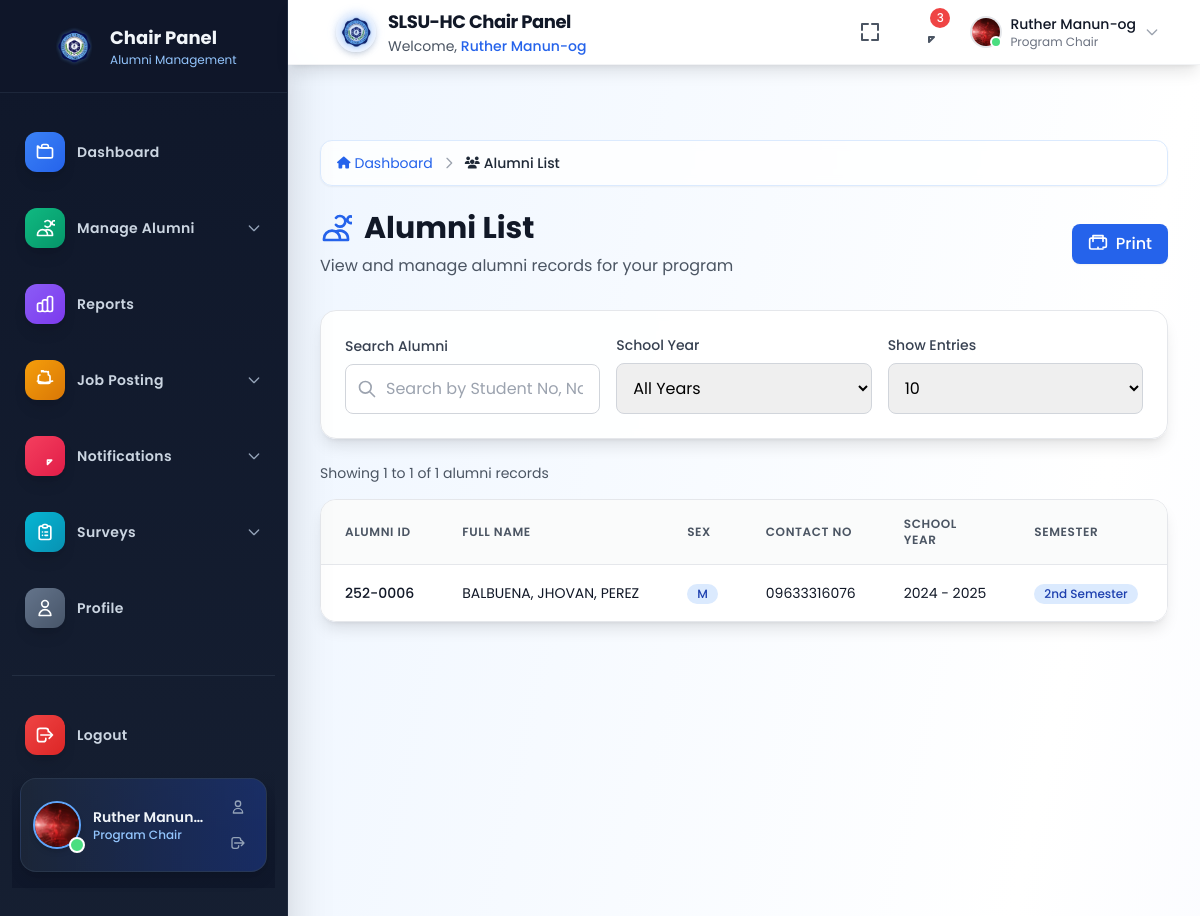
Screenshot of /program_chair/alumni_list.php (signed in) with the database file from the repository.
### tables this page shows
CREATE TABLE `students` (
  `StudentNo` varchar(20) NOT NULL,
  `LastName` varchar(45) DEFAULT NULL,
  `FirstName` varchar(45) DEFAULT NULL,
  `MiddleName` varchar(45) DEFAULT NULL,
  `Sex` varchar(5) DEFAULT NULL,
  `Course` varchar(45) DEFAULT NULL,
  `StudentYear` varchar(5) DEFAULT NULL,
  `Section` varchar(5) DEFAULT NULL,
  `BirthDate` varchar(45) DEFAULT NULL,
  `BirthPlace` text DEFAULT NULL,
  `AdmissionDate` varchar(45) DEFAULT NULL,
  `major` varchar(45) DEFAULT NULL,
  `temp_id` varchar(45) DEFAULT NULL,
  `status` varchar(45) DEFAULT NULL,
  `elem_school` varchar(100) DEFAULT NULL,
  `elem_add` varchar(100) DEFAULT NULL,
  `elem_year` varchar(5) DEFAULT NULL,
  `high_school` varchar(100) DEFAULT NULL,
  `high_add` varchar(100) DEFAULT NULL,
  `high_year` varchar(5) DEFAULT NULL,
  `col_school` varchar(100) DEFAULT NULL,
  `col_add` varchar(100) DEFAULT NULL,
  `col_year` varchar(5) DEFAULT NULL,
  `father_name` varchar(45) DEFAULT NULL,
  `father_occu` varchar(45) DEFAULT NULL,
  `mother_name` varchar(45) DEFAULT NULL,
  `mother_occu` varchar(45) DEFAULT NULL,
  `emer_name` varchar(45) DEFAULT NULL,
  `emer_relation` varchar(45) DEFAULT NULL,
  `emer_zip` varchar(45) DEFAULT NULL,
  `emer_street` varchar(45) DEFAULT NULL,
  `emer_city` varchar(45) DEFAULT NULL,
  `emer_province` varchar(45) DEFAULT NULL,
  `nationality` varchar(45) DEFAULT NULL,
  `civil_status` varchar(45) DEFAULT NULL,
  `religion` varchar(70) DEFAULT '',
  `p_no` varchar(45) DEFAULT NULL,
  `p_zip` varchar(45) DEFAULT NULL,
  `p_municipality` varchar(45) DEFAULT NULL,
  `p_street` varchar(45) DEFAULT NULL,
  `p_province` varchar(45) DEFAULT NULL,
  `remarks` text DEFAULT NULL,
  `notes` blob DEFAULT NULL,
  `bor` varchar(200) DEFAULT NULL,
  `grad` varchar(50) DEFAULT NULL,
  `pass1` varchar(25) DEFAULT NULL,
  `datelastused` datetime DEFAULT NULL,
  `pass` varchar(25) DEFAULT NULL,
  `emer_contact` varchar(12) DEFAULT NULL,
  `sendSMS` varchar(15) DEFAULT 'sent',
  `txtBlast` varchar(15) DEFAULT 'sent',
  `ContactNo` varchar(15) DEFAULT NULL,
  `inetuser` varchar(25) DEFAULT NULL,
  `inetpass` varchar(25) DEFAULT NULL,
  `entrance` int(11) NOT NULL DEFAULT 0,
  `exam_take_no` int(11) NOT NULL DEFAULT 0,
  `CExam` varchar(50) DEFAULT '',
  `POD` varchar(50) DEFAULT '',
  `FOD` varchar(50) DEFAULT '',
  `CRemarks` varchar(10) DEFAULT '',
  `PRemarks` varchar(10) DEFAULT '',
  `FRemarks` varchar(10) DEFAULT '',
  `Welcome` varchar(15) DEFAULT '',
  `latitude` varchar(20) DEFAULT '',
  `longitude` varchar(20) DEFAULT '',
  `name_ext` varchar(10) DEFAULT NULL,
  `icafe` binary(1) DEFAULT '0',
  `anual_income` int(11) DEFAULT 1,
  `Credential` varchar(150) DEFAULT '',
  `notes2` blob DEFAULT NULL,
  `notuse` int(11) DEFAULT 0 COMMENT '1-Inactive',
  `cur_num` int(11) DEFAULT 0,
  `tmpContactNo` varchar(15) DEFAULT '',
  `tmpCode` varchar(15) DEFAULT '',
  `email` varchar(100) DEFAULT NULL,
  `AcademicYear` varchar(45) DEFAULT NULL,
  `Semester` int(11) DEFAULT NULL,
  `mmaidenfname` varchar(100) DEFAULT NULL,
  `mmaidenmname` varchar(100) DEFAULT NULL,
  `mmaidenlname` varchar(100) DEFAULT NULL,
  `ffname` varchar(100) DEFAULT NULL,
  `fmname` varchar(100) DEFAULT NULL,
  `flname` varchar(100) DEFAULT NULL,
  `lrn` varchar(20) DEFAULT NULL,
  `dswd_id` varchar(30) DEFAULT NULL,
  `CardNo` varchar(50) DEFAULT '',
  `AccessGroup` varchar(15) DEFAULT '',
  `NSTPSerial` varchar(25) DEFAULT '',
  `dswdincom` varchar(50) DEFAULT '0',
  `Disability` varchar(50) DEFAULT '',
  `Picture` varchar(100) DEFAULT '',
  `NetCategory` int(11) DEFAULT 0,
  `fb_account` text DEFAULT NULL,
  `1NetCategory` int(11) DEFAULT 0,
  `ContactNoChange` int(11) DEFAULT 0,
  `ExamineeNumber` varchar(25) DEFAULT '',
  `Rebuild` int(11) DEFAULT 1,
  `ResetPassword` varchar(250) DEFAULT '',
  `Consent` int(11) DEFAULT 0,
  `DateSigned` date DEFAULT NULL,
  `ConsentMother` varchar(50) DEFAULT '',
  `ConsentFather` varchar(50) DEFAULT '',
  `ConsentGuardian` varchar(50) DEFAULT '',
  `ConsentOthers` varchar(50) DEFAULT '',
  `ConsentRelation` varchar(50) DEFAULT '',
  `AdmissionTime` varchar(15) DEFAULT '',
  `AdmittedBy` varchar(50) DEFAULT '',
  `TourHome` int(11) DEFAULT 0,
  `TourErolment` int(11) DEFAULT 0,
  `OSASEvaluatedBy` varchar(150) DEFAULT '',
  `OSASEvaluatedDate` date DEFAULT NULL,
  `OSASEvaluatedStart` varchar(15) DEFAULT '',
  `OSASEvaluatedEnd` varchar(15) DEFAULT '',
  `CompleteEForm` int(11) DEFAULT 0,
  `ElemType` varchar(20) DEFAULT '',
  `SecondaryType` varchar(20) DEFAULT '',
  `SHSType` varchar(20) DEFAULT '',
  `CollegeType` varchar(20) DEFAULT '',
  `YearLevelAdviser` int(11) DEFAULT 0,
  `bordate` date DEFAULT NULL
);

CREATE TABLE `alumni_ids` (
  `id` int(11) NOT NULL,
  `student_no` varchar(20) NOT NULL,
  `alumni_id` varchar(20) NOT NULL,
  `graduation_year` int(11) NOT NULL,
  `registration_id` varchar(50) NOT NULL,
  `created_at` timestamp NOT NULL DEFAULT current_timestamp()
);

CREATE TABLE `listgradmain` (
  `id` int(10) UNSIGNED NOT NULL,
  `SchoolYear` int(11) NOT NULL DEFAULT 0,
  `Semester` int(11) NOT NULL DEFAULT 0,
  `BORDate` date NOT NULL,
  `BORNumber` int(11) NOT NULL DEFAULT 0,
  `DateOfGraduation` date NOT NULL,
  `AddedBy` varchar(255) NOT NULL,
  `created_at` timestamp NULL DEFAULT NULL,
  `updated_at` timestamp NULL DEFAULT NULL
);

### program_chair/alumni_list.php (the view, shortened to what the rows shown need)
<?php
include 'includes/header.php';
$records_per_page = isset($_GET['entries']) ? (int)$_GET['entries'] : 10;
$page = isset($_GET['page']) ? (int)$_GET['page'] : 1;
$offset = ($page - 1) * $records_per_page;
$query = "SELECT s.StudentNo, s.LastName, s.FirstName, s.MiddleName, s.Sex, s.ContactNo, m.SchoolYear, m.Semester,
    a.alumni_id
    FROM students s
    LEFT JOIN listgradsub l ON s.StudentNo = l.StudentNo
    LEFT JOIN listgradmain m ON l.MainID = m.id
    LEFT JOIN alumni_ids a ON a.student_no = s.StudentNo
    WHERE 1=1";
$query .= " ORDER BY s.LastName ASC LIMIT :offset, :limit";
try {
    $stmt = $conn->prepare($query);
    $stmt->bindValue(':offset', $offset, PDO::PARAM_INT);
    $stmt->bindValue(':limit', $records_per_page, PDO::PARAM_INT);
    $stmt->execute();
    $result = $stmt->fetchAll(PDO::FETCH_ASSOC);
} catch (PDOException $e) {
    die("Error executing main query: " . $e->getMessage());
}
?>
<!DOCTYPE html>
<html lang="en">
<head>
    <script src="https://cdn.tailwindcss.com"></script>
    <link rel="stylesheet" href="https://cdnjs.cloudflare.com/ajax/libs/font-awesome/6.4.0/css/all.min.css">
</head>
<body class="bg-gray-50">
    <?php include 'includes/navbar.php'; ?>
    <main class="lg:ml-72 pt-16 min-h-screen bg-gradient-to-br from-blue-50 via-white to-indigo-50">
        <div class="p-4 sm:p-6 lg:p-8">
            <div class="mb-8">
                <div class="flex flex-col sm:flex-row sm:items-center sm:justify-between">
                    <div>
                        <h1 class="text-3xl font-bold text-gray-900 flex items-center">
                            <svg class="w-8 h-8 text-blue-600 mr-3" fill="none" stroke="currentColor" viewBox="0 0 24 24">
                                <path stroke-linecap="round" stroke-linejoin="round" stroke-width="2" d="M12 4.354a4 4 0 110 5.292M15 21H3v-1a6 6 0 0112 0v1zm0 0h6v-1a6 6 0 00-9-5.197m13.5-9a2.5 2.5 0 11-5 0 2.5 2.5 0 015 0z"></path>
                            </svg>
                            Alumni List
                        </h1>
                    </div>
                </div>
            </div>
            <div class="relative">
                <div id="alumni-table-container">
                    <div class="bg-white/90 backdrop-blur-sm rounded-2xl shadow-lg border border-gray-200 overflow-hidden">
                        <div class="overflow-x-auto">
                            <table class="min-w-full divide-y divide-gray-200">
                                <thead class="bg-gray-50/80">
                                    <tr>
                                        <th class="px-6 py-4 text-left text-xs font-semibold text-gray-600 uppercase tracking-wider">Alumni ID</th>
                                        <th class="px-6 py-4 text-left text-xs font-semibold text-gray-600 uppercase tracking-wider">Full Name</th>
                                        <th class="px-6 py-4 text-left text-xs font-semibold text-gray-600 uppercase tracking-wider">Sex</th>
                                        <th class="px-6 py-4 text-left text-xs font-semibold text-gray-600 uppercase tracking-wider">Contact No</th>
                                        <th class="px-6 py-4 text-left text-xs font-semibold text-gray-600 uppercase tracking-wider">School Year</th>
                                        <th class="px-6 py-4 text-left text-xs font-semibold text-gray-600 uppercase tracking-wider">Semester</th>
                                        <th class="px-6 py-4 text-left text-xs font-semibold text-gray-600 uppercase tracking-wider">Actions</th>
                                    </tr>
                                </thead>
                                <tbody class="bg-white divide-y divide-gray-200">
                                    <?php if (count($result) > 0): ?>
                                        <?php foreach ($result as $row): ?>
                                        <tr class="hover:bg-blue-50/50 transition-colors duration-150">
                                            <td class="px-6 py-4 whitespace-nowrap text-sm font-medium text-gray-900">
                                                <?php
                                                if (!empty($row['alumni_id'])) {
                                                    echo htmlspecialchars($row['alumni_id']);
                                                } else {
                                                    echo '<span class="text-yellow-600">Not Generated</span>';
                                                }
                                                ?>
                                            </td>
                                            <td class="px-6 py-4 whitespace-nowrap text-sm text-gray-900">
                                                <?php
                                                $fullName = array_filter([
                                                    $row['LastName'],
                                                    $row['FirstName'],
                                                    $row['MiddleName']
                                                ]);
                                                echo htmlspecialchars(implode(', ', $fullName));
                                                ?>
                                            </td>
                                            <td class="px-6 py-4 whitespace-nowrap text-sm text-gray-900">
                                                <span class="inline-flex items-center px-2.5 py-0.5 rounded-full text-xs font-medium <?php echo $row['Sex'] === 'M' ? 'bg-blue-100 text-blue-800' : 'bg-pink-100 text-pink-800'; ?>">
                                                    <?php echo htmlspecialchars($row['Sex']); ?>
                                                </span>
                                            </td>
                                            <td class="px-6 py-4 whitespace-nowrap text-sm text-gray-900">
                                                <?php echo htmlspecialchars($row['ContactNo']); ?>
                                            </td>
                                            <td class="px-6 py-4 whitespace-nowrap text-sm text-gray-900">
                                                <?php
                                                if (isset($row['SchoolYear'])) {
                                                    $sy = (int)$row['SchoolYear'];
                                                    echo htmlspecialchars($sy . ' - ' . ($sy + 1));
                                                }
                                                ?>
                                            </td>
                                            <td class="px-6 py-4 whitespace-nowrap text-sm text-gray-900">
                                                <?php
                                                if (isset($row['Semester'])) {
                                                    if ($row['Semester'] == 1) echo '<span class="inline-flex items-center px-2.5 py-0.5 rounded-full text-xs font-medium bg-green-100 text-green-800">1st Semester</span>';
                                                    elseif ($row['Semester'] == 2) echo '<span class="inline-flex items-center px-2.5 py-0.5 rounded-full text-xs font-medium bg-blue-100 text-blue-800">2nd Semester</span>';
                                                    else echo htmlspecialchars($row['Semester']);
                                                }
                                                ?>
                                            </td>
                                            <td class="px-6 py-4 whitespace-nowrap text-sm font-medium">
                                            </td>
                                        </tr>
                                        <?php endforeach; ?>
                                    <?php endif; ?>
                                </tbody>
                            </table>
                        </div>
                    </div>
                </div>
            </div>
        </div>
    </main>
</body>
</html>

### rows the page displays
students: alumni_ids.alumni_id "252-0006", fullName "BALBUENA, JHOVAN, PEREZ", Sex "M", ContactNo "09633316076", listgradmain.SchoolYear "2024 - 2025"

### other values shown
$chair_name "Ruther Manun…"
$chair_name "Ruther Manun-og"
$breadcrumb['label'] "Dashboard"
$breadcrumb['label'] "Alumni List"
$offset + 1 "1"
min($offset + $records_per_page, $total_records) "1"
$total_records "1"
form field value "10"
